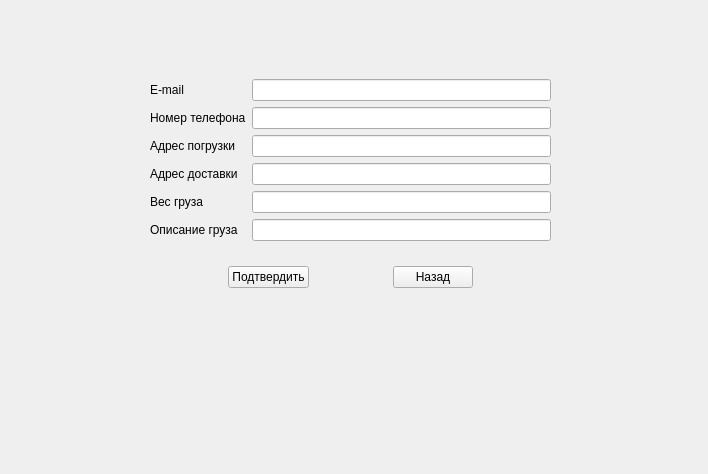
<?xml version="1.0" encoding="UTF-8"?>
<ui version="4.0">
 <class>User</class>
 <widget class="QWidget" name="User">
  <property name="geometry">
   <rect>
    <x>0</x>
    <y>0</y>
    <width>708</width>
    <height>474</height>
   </rect>
  </property>
  <property name="windowTitle">
   <string>Form</string>
  </property>
  <widget class="QStackedWidget" name="stackedWidget">
   <property name="geometry">
    <rect>
     <x>-10</x>
     <y>-10</y>
     <width>711</width>
     <height>471</height>
    </rect>
   </property>
   <property name="currentIndex">
    <number>1</number>
   </property>
   <widget class="QWidget" name="main_page">
    <widget class="QWidget" name="layoutWidget">
     <property name="geometry">
      <rect>
       <x>210</x>
       <y>130</y>
       <width>270</width>
       <height>211</height>
      </rect>
     </property>
     <layout class="QVBoxLayout" name="verticalLayout_4">
      <item>
       <layout class="QHBoxLayout" name="horizontalLayout_2">
        <item>
         <spacer name="horizontalSpacer_3">
          <property name="orientation">
           <enum>Qt::Horizontal</enum>
          </property>
          <property name="sizeHint" stdset="0">
           <size>
            <width>40</width>
            <height>20</height>
           </size>
          </property>
         </spacer>
        </item>
        <item>
         <layout class="QVBoxLayout" name="verticalLayout_3">
          <item>
           <widget class="QLabel" name="label_3">
            <property name="font">
             <font>
              <pointsize>11</pointsize>
              <bold>true</bold>
              <underline>true</underline>
             </font>
            </property>
            <property name="text">
             <string>Добро пожаловать</string>
            </property>
           </widget>
          </item>
          <item>
           <widget class="QLabel" name="label_4">
            <property name="font">
             <font>
              <italic>true</italic>
             </font>
            </property>
            <property name="text">
             <string>Выберите действие</string>
            </property>
           </widget>
          </item>
         </layout>
        </item>
        <item>
         <spacer name="horizontalSpacer_4">
          <property name="orientation">
           <enum>Qt::Horizontal</enum>
          </property>
          <property name="sizeHint" stdset="0">
           <size>
            <width>40</width>
            <height>20</height>
           </size>
          </property>
         </spacer>
        </item>
       </layout>
      </item>
      <item>
       <layout class="QVBoxLayout" name="verticalLayout">
        <item>
         <widget class="QPushButton" name="createOrder_button">
          <property name="text">
           <string>Подать заявку</string>
          </property>
         </widget>
        </item>
        <item>
         <spacer name="verticalSpacer">
          <property name="orientation">
           <enum>Qt::Vertical</enum>
          </property>
          <property name="sizeHint" stdset="0">
           <size>
            <width>20</width>
            <height>40</height>
           </size>
          </property>
         </spacer>
        </item>
        <item>
         <widget class="QPushButton" name="listOrder_button">
          <property name="text">
           <string>Заказы</string>
          </property>
         </widget>
        </item>
        <item>
         <spacer name="verticalSpacer_2">
          <property name="orientation">
           <enum>Qt::Vertical</enum>
          </property>
          <property name="sizeHint" stdset="0">
           <size>
            <width>20</width>
            <height>40</height>
           </size>
          </property>
         </spacer>
        </item>
        <item>
         <widget class="QPushButton" name="exit">
          <property name="text">
           <string>Выход</string>
          </property>
         </widget>
        </item>
       </layout>
      </item>
     </layout>
    </widget>
   </widget>
   <widget class="QWidget" name="createOrder_page">
    <widget class="QWidget" name="layoutWidget">
     <property name="geometry">
      <rect>
       <x>160</x>
       <y>70</y>
       <width>401</width>
       <height>247</height>
      </rect>
     </property>
     <layout class="QVBoxLayout" name="verticalLayout_7">
      <item>
       <layout class="QHBoxLayout" name="horizontalLayout_3">
        <item>
         <layout class="QVBoxLayout" name="verticalLayout_5">
          <item>
           <widget class="QLabel" name="label_5">
            <property name="text">
             <string>E-mail</string>
            </property>
           </widget>
          </item>
          <item>
           <widget class="QLabel" name="label_6">
            <property name="text">
             <string>Номер телефона</string>
            </property>
           </widget>
          </item>
          <item>
           <widget class="QLabel" name="label_7">
            <property name="text">
             <string>Адрес погрузки</string>
            </property>
           </widget>
          </item>
          <item>
           <widget class="QLabel" name="label_8">
            <property name="text">
             <string>Адрес доставки</string>
            </property>
           </widget>
          </item>
          <item>
           <widget class="QLabel" name="label_9">
            <property name="text">
             <string>Вес груза</string>
            </property>
           </widget>
          </item>
          <item>
           <widget class="QLabel" name="label_10">
            <property name="text">
             <string>Описание груза</string>
            </property>
           </widget>
          </item>
         </layout>
        </item>
        <item>
         <layout class="QVBoxLayout" name="verticalLayout_6">
          <item>
           <widget class="QLineEdit" name="Email_lineEdit"/>
          </item>
          <item>
           <widget class="QLineEdit" name="numberPhone_lineEdit"/>
          </item>
          <item>
           <widget class="QLineEdit" name="pointPogruzki_lineEdit"/>
          </item>
          <item>
           <widget class="QLineEdit" name="pointDostavki_lineEdit"/>
          </item>
          <item>
           <widget class="QLineEdit" name="vesGruza_lineEdit"/>
          </item>
          <item>
           <widget class="QLineEdit" name="description_lineEdit"/>
          </item>
         </layout>
        </item>
       </layout>
      </item>
      <item>
       <layout class="QHBoxLayout" name="horizontalLayout_4">
        <item>
         <spacer name="horizontalSpacer_6">
          <property name="orientation">
           <enum>Qt::Horizontal</enum>
          </property>
          <property name="sizeHint" stdset="0">
           <size>
            <width>40</width>
            <height>20</height>
           </size>
          </property>
         </spacer>
        </item>
        <item>
         <widget class="QPushButton" name="accept_button">
          <property name="text">
           <string>Подтвердить</string>
          </property>
         </widget>
        </item>
        <item>
         <spacer name="horizontalSpacer_5">
          <property name="orientation">
           <enum>Qt::Horizontal</enum>
          </property>
          <property name="sizeHint" stdset="0">
           <size>
            <width>40</width>
            <height>20</height>
           </size>
          </property>
         </spacer>
        </item>
        <item>
         <widget class="QPushButton" name="back_button">
          <property name="text">
           <string>Назад</string>
          </property>
         </widget>
        </item>
        <item>
         <spacer name="horizontalSpacer_7">
          <property name="orientation">
           <enum>Qt::Horizontal</enum>
          </property>
          <property name="sizeHint" stdset="0">
           <size>
            <width>40</width>
            <height>20</height>
           </size>
          </property>
         </spacer>
        </item>
       </layout>
      </item>
     </layout>
    </widget>
   </widget>
   <widget class="QWidget" name="listOrder_page">
    <widget class="QPushButton" name="back_button_2">
     <property name="geometry">
      <rect>
       <x>340</x>
       <y>290</y>
       <width>83</width>
       <height>29</height>
      </rect>
     </property>
     <property name="text">
      <string>Назад</string>
     </property>
    </widget>
   </widget>
  </widget>
 </widget>
 <resources/>
 <connections/>
</ui>
